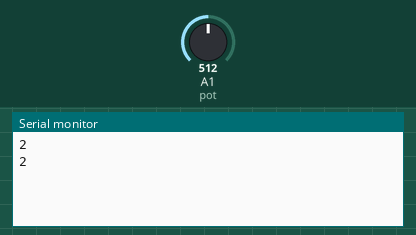
Bench run of a sketch on a simulated Arduino Uno, built with avr-gcc and run on an emulated ATmega328P. Shown: the last lines printed to the serial monitor. The test bench sets the inputs (shaded band); at power-on: A1 (pot) = 512.

Above: at 2.3 s.
2.4 s: A1 (pot) set to 716
At 4.0 s:
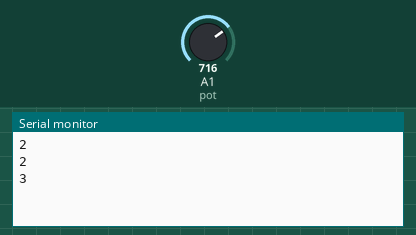
4.5 s: A1 (pot) set to 900
At 5.9 s:
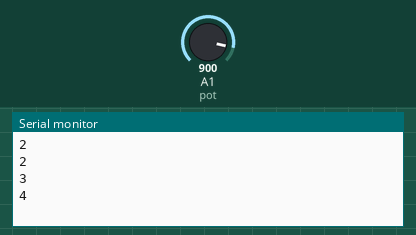
Timing chart, 0 to 7.5 s (numbered marks = the images above; inputs shaded):
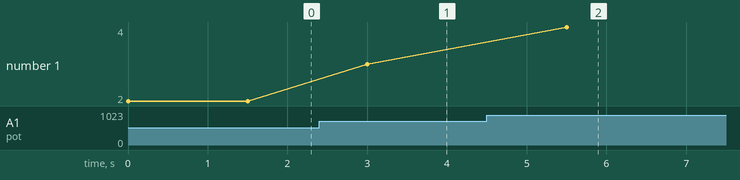

The sketch:

codigo.ino
```cpp
int timer = 500;
int cant = 0;
int matriz[5]={9,10,11,12,13};
int pot = A1;

void setup() {
  // put your setup code here, to run once:
  Serial.begin(9600);
  pinMode(A1,INPUT);
  for(int i=0;i<cant;i++){
    pinMode(matriz[i],OUTPUT);
  }
}

void loop() {
  //Leemos la cantidad e leds
  cant = analogRead(pot)/200;
  Serial.println(cant);

  //Secuencia de leds
  for(int i=0;i<cant;i++){
    digitalWrite(matriz[i],HIGH);
    delay(timer);
    digitalWrite(matriz[i],LOW);
  }
  for(int i=cant-1;i>0;i--){
    digitalWrite(matriz[i],HIGH);
    delay(timer);
    digitalWrite(matriz[i],LOW);
  }
}
```

Measured:
- after the input at 2.4 s, the serial monitor: prints a new line after 0.60 s (image 1)
- after the input at 4.5 s, the serial monitor: prints a new line after 1.0 s (image 2)
- plotted number 1: 2 → 3 after the input at 2.4 s, 3 → 4 after the input at 4.5 s
